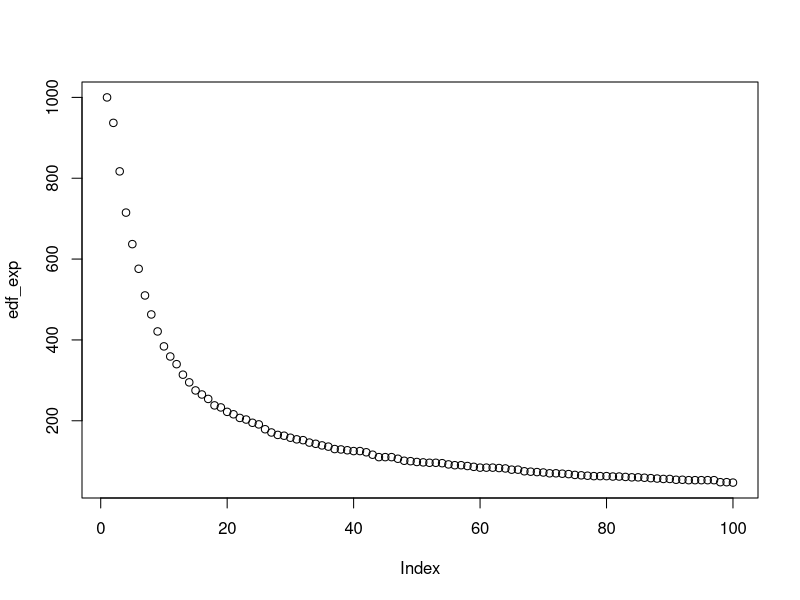

The R source for this figure:

exp <- sort(rexp(1000))
x<-round(exp[1000])-1
edf_exp = integer(x)
for(i in 1:100){
  j<-1
  while (exp[j] < x/i){
    j <- j + 1
  }
  edf_exp[i]=j
}
plot(edf_exp)